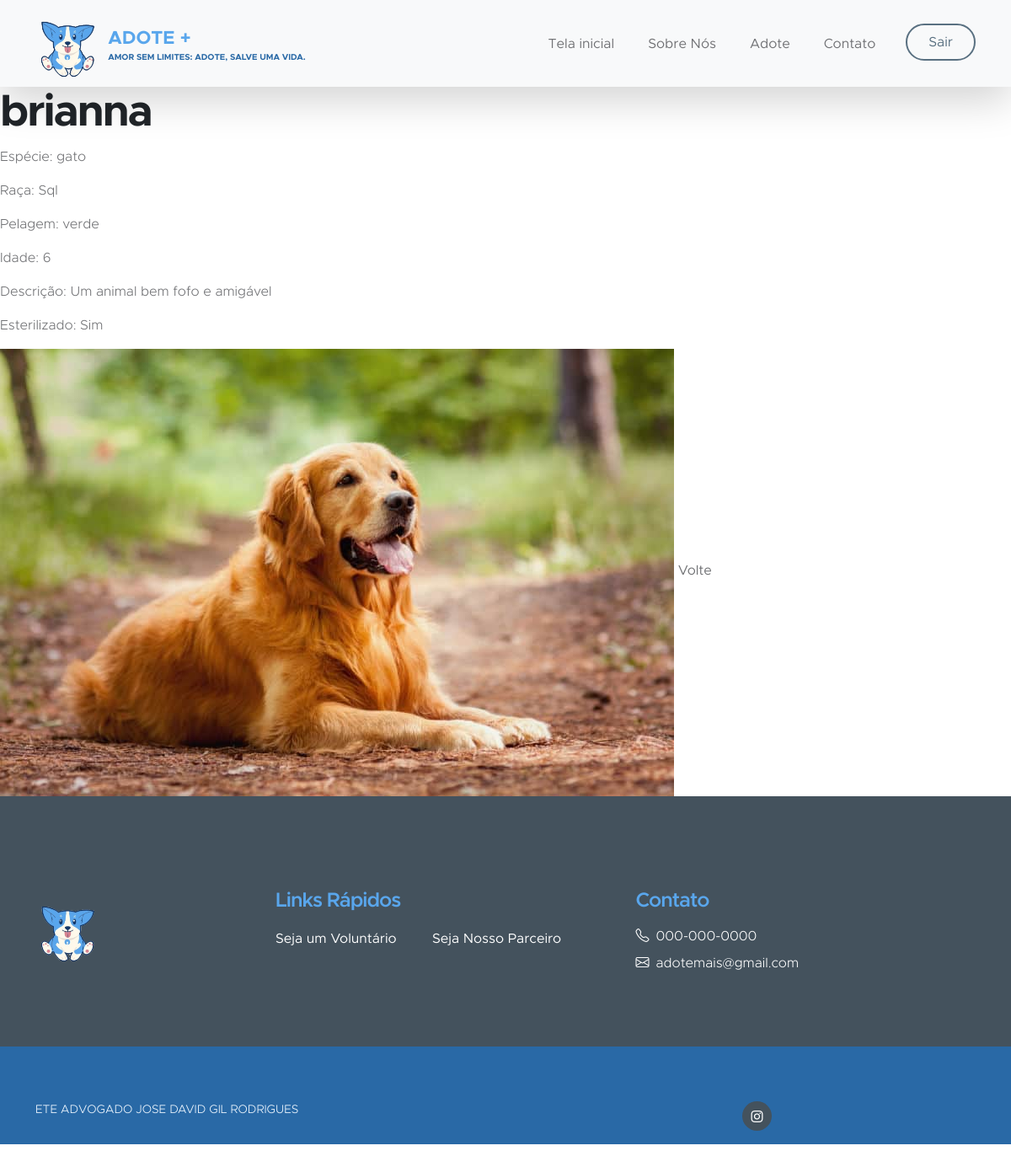
/animal_detalhes/1, run on the app's committed database.
### app/models/tables.py (models this page shows, shortened)
class Animal(db.Model):
    __tablename__= "animal" #nome da tabela já definida
    id = db.Column(db.Integer, primary_key=True)
    nome = db.Column(db.String(20), nullable=False)
    raca = db.Column(db.String(50), nullable=False)
    especie = db.Column(db.String(50), nullable=False)
    cor = db.Column(db.String(50), nullable=False)
    idade = db.Column(db.Integer, nullable=False)
    descricao = db.Column(db.Text, nullable=False)
    esterilizado = db.Column(db.Boolean)
    foto = db.Column(db.String(200), nullable=False)

### app/controllers/routes.py (the view)
@app.route('/animal_detalhes/<int:animal_id>', methods=['GET'])
def animal_detalhes(animal_id):
    animal = Animal.query.get(animal_id)
    return render_template('animal.html', animal=animal)

### app/templates/animal.html (shortened to what this page needs)
<!DOCTYPE html>
    <html lang="en">
    <head>
        <link href="{{ url_for('static', filename='css/bootstrap.min.css') }}" rel="stylesheet">
        <link href="{{ url_for('static', filename='css/bootstrap-icons.css') }}" rel="stylesheet">
        <link href="{{ url_for('static', filename='css/index.css') }}" rel="stylesheet">
    </head>
    <body id="section_1">
        <header>
            <nav class="navbar navbar-expand-lg bg-light shadow-lg">
                <div class="container">
                    <a class="navbar-brand" href="/index">
                        <img src="{{ url_for('static', filename='images/logo.png') }}" class="logo img-fluid" alt="Kind Heart Charity">
                        <span>
                            ADOTE +
                            <small>Amor sem limites: adote, salve uma vida.</small>
                        </span>
                    </a>
                    <div class="collapse navbar-collapse" id="navbarNav">
                        <ul class="navbar-nav ms-auto">
                            <li class="nav-item">
                                <a class="nav-link click-scroll" href="/index">Tela inicial</a>
                            </li>
                            <li class="nav-item">
                                <a class="nav-link click-scroll" href="index.html#section_2">Sobre Nós</a>
                            </li>
                            <li class="nav-item">
                                <a class="nav-link click-scroll" href="#section_3">Adote</a>
                            </li>
                            <li class="nav-item">
                                <a class="nav-link click-scroll" href="#section_4">Contato</a>
                            </li>
                            <li class="nav-item ms-3">
                                <a class="nav-link custom-btn custom-border-btn btn" href="/logout">Sair</a>
                            </li>
                        </ul>
                    </div>
                </div>
            </nav>
        </header>
        <h1>{{ animal.nome }}</h1>
<p>Espécie: {{ animal.especie }}</p>
<p>Raça: {{ animal.raca }}</p>
<p>Pelagem: {{ animal.cor }}</p>
<p>Idade: {{ animal.idade }}</p>
<p>Descrição: {{ animal.descricao }}</p>
<p>Esterilizado: {% if animal.esterilizado == 1 %}Sim{% else %}Não{% endif %}</p>
<img src="{{ url_for('static', filename='uploads/' + animal.foto) }}" alt="{{ animal.nome }}">
<a href="/adotar">Volte</a>
    <footer class="site-footer">
        <div class="container">
            <div class="row">
                <div class="col-lg-3 col-12 mb-4">
                    <img src="{{ url_for('static', filename='images/logo.png') }}" class="logo img-fluid"alt="">
                </div>
                <div class="col-lg-4 col-md-6 col-12 mb-4">
                    <h5 class="site-footer-title mb-3">Links Rápidos</h5>
                    <ul class="footer-menu">
                        <li class="footer-menu-item"><a href="#" class="footer-menu-link">Seja um Voluntário</a></li>
                        <li class="footer-menu-item"><a href="#" class="footer-menu-link">Seja Nosso Parceiro</a></li>
                    </ul>
                </div>
                <div class="col-lg-4 col-md-6 col-12 mx-auto">
                    <h5 class="site-footer-title mb-3">Contato</h5>
                    <p class="text-white d-flex mb-2">
                        <i class="bi-telephone me-2"></i>
                        <a href="tel: 120-240-9600" class="site-footer-link">000-000-0000</a>
                    </p>
                    <p class="text-white d-flex">
                        <i class="bi-envelope me-2"></i>
                        <a href="mailto:info@yourgmail.com" class="site-footer-link">adotemais@gmail.com</a>
                    </p>
                </div>
            </div>
        </div>
        <div class="site-footer-bottom">
            <div class="container">
                <div class="row">
                    <div class="col-lg-6 col-md-7 col-12">
                        <p class="copyright-text mb-0"> ETE ADVOGADO JOSE DAVID GIL RODRIGUES</p>
                    </div>
                    <div class="col-lg-6 col-md-5 col-12 d-flex justify-content-center align-items-center mx-auto">
                        <ul class="social-icons">
                            <li class="social-icon-item">
                                <a href="#" class="social-icon-link bi-instagram"></a>
                            </li>
                        </ul>
                    </div>
                </div>
            </div>
        </div>
    </footer>
</body>
</html>

### app/static/css/index.css (style rules this page uses)
* { margin:0; padding:0; }
:root { --white-color: #ffffff; --primary-color: #59A6EC; --secondary-color: #2969A6; --section-bg-color: #f0f8ff; --site-footer-bg-color: #44525d; --custom-btn-bg-color: #597081; --custom-btn-bg-hover-color: #59A6EC; --dark-color: #2969A6; --p-color: #717275; --border-color: #e9eaeb; --body-font-family: 'Metropolis', sans-serif; --h1-font-size: 52px; --h2-font-size: 46px; --h3-font-size: 32px; --h4-font-size: 28px; --h5-font-size: 24px; --h6-font-size: 22px; --p-font-size: 16px; --btn-font-size: 18px; --copyright-font-size: 14px; --border-radius-large: 100px; --border-radius-medium: 20px; --border-radius-small: 10px; --font-weight-light: 300; --font-weight-normal: 400; --font-weight-semibold: 600; --font-weight-bold: 700; }
body { background-color: var(--white-color); font-family: var(--body-font-family); }
h2, h3, h4, h5, h6 { color: var(--dark-color); }
h1, h2, h3, h4, h5, h6 { font-weight: var(--font-weight-semibold); letter-spacing: -1px; }
h1 { font-size: var(--h1-font-size); font-weight: var(--font-weight-bold); letter-spacing: -2px; }
h5 { color: var(--primary-color); font-size: var(--h5-font-size); }
p { color: var(--p-color); font-size: var(--p-font-size); font-weight: var(--font-weight-light); }
ul li { color: var(--p-color); font-size: var(--p-font-size); font-weight: var(--font-weight-normal); }
a, button { touch-action: manipulation; transition: all 0.3s; }
a { color: var(--p-color); text-decoration: none; }
.custom-btn { background: var(--secondary-color); border: 2px solid transparent; border-radius: var(--border-radius-large); color: var(--white-color); font-size: var(--btn-font-size); font-weight: var(--font-weight-normal); line-height: normal; padding: 15px 25px; }
.navbar-expand-lg .navbar-nav .nav-link.custom-btn { color: var(--custom-btn-bg-color); margin-top: 8px; padding: 12px 25px; }
.custom-border-btn { background: transparent; border: 2px solid var(--custom-btn-bg-color); color: var(--primary-color); }
.navbar { background: var(--white-color); z-index: 9; padding-top: 0; padding-bottom: 0; }
.navbar-brand { color: var(--primary-color); font-size: var(--h6-font-size); font-weight: var(--font-weight-bold); }
.navbar-brand span { display: inline-block; vertical-align: middle; }
.navbar-brand small { color: var(--secondary-color); display: block; font-size: 10px; line-height: normal; text-transform: uppercase; }
.logo { width: 80px; height: auto; }
.navbar-expand-lg .navbar-nav .nav-link { margin-right: 0; margin-left: 0; padding: 20px; }
.navbar-nav .nav-link { display: inline-block; color: var(--p-color); font-size: var(--p-font-size); font-weight: var(--font-weight-medium); position: relative; padding-top: 15px; padding-bottom: 15px; }
.site-footer { background-color: var(--site-footer-bg-color); padding-top: 70px; }
.site-footer-bottom { background-color: var(--secondary-color); position: relative; z-index: 2; margin-top: 70px; padding-top: 25px; }
.site-footer-bottom a { color: var(--white-color); }
.site-footer-link { color: var(--white-color); }
.copyright-text { color: var(--section-bg-color); font-size: var(--copyright-font-size); margin-right: 30px; }
.footer-menu { column-count: 2; margin: 0; padding: 0; }
.footer-menu-item { list-style: none; display: block; }
.footer-menu-link { font-size: var(--p-font-size); color: var(--white-color); display: inline-block; vertical-align: middle; margin-right: 10px; margin-bottom: 0px; }
.social-icon-item { list-style: none; display: inline-block; vertical-align: top; }
.social-icon-link { background: var(--site-footer-bg-color); border-radius: var(--border-radius-large); color: var(--white-color); font-size: var(--copyright-font-size); display: block; margin-right: 5px; text-align: center; width: 35px; height: 35px; line-height: 38px; }

### app/templates/animal.html (style rules this page uses)
.row { margin-top: 40px; margin-bottom: 40px; }

### data on the page
Animal: nome "brianna", especie "gato", raca "Sql", cor "verde", idade "6", descricao "Um animal bem fofo e amigável", foto (picture)
